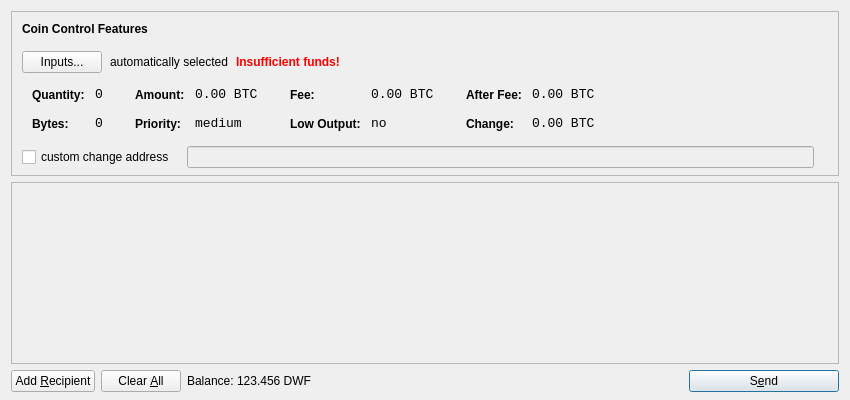
<?xml version="1.0" encoding="UTF-8"?>
<ui version="4.0">
 <class>SendCoinsDialog</class>
 <widget class="QDialog" name="SendCoinsDialog">
  <property name="geometry">
   <rect>
    <x>0</x>
    <y>0</y>
    <width>850</width>
    <height>400</height>
   </rect>
  </property>
  <property name="windowTitle">
   <string>Send Coins</string>
  </property>
  <layout class="QVBoxLayout" name="verticalLayout" stretch="0,1,0">
   <property name="bottomMargin">
    <number>8</number>
   </property>
   <item>
    <widget class="QFrame" name="frameCoinControl">
     <property name="sizePolicy">
      <sizepolicy hsizetype="Expanding" vsizetype="Expanding">
       <horstretch>0</horstretch>
       <verstretch>0</verstretch>
      </sizepolicy>
     </property>
     <property name="maximumSize">
      <size>
       <width>16777215</width>
       <height>16777215</height>
      </size>
     </property>
     <property name="frameShape">
      <enum>QFrame::StyledPanel</enum>
     </property>
     <property name="frameShadow">
      <enum>QFrame::Sunken</enum>
     </property>
     <layout class="QVBoxLayout" name="verticalLayoutCoinControl2">
      <property name="spacing">
       <number>-1</number>
      </property>
      <property name="leftMargin">
       <number>0</number>
      </property>
      <property name="topMargin">
       <number>0</number>
      </property>
      <property name="rightMargin">
       <number>0</number>
      </property>
      <property name="bottomMargin">
       <number>6</number>
      </property>
      <item>
       <layout class="QVBoxLayout" name="verticalLayoutCoinControl" stretch="0,0,0,0,1">
        <property name="spacing">
         <number>0</number>
        </property>
        <property name="leftMargin">
         <number>10</number>
        </property>
        <property name="topMargin">
         <number>10</number>
        </property>
        <item>
         <layout class="QHBoxLayout" name="horizontalLayoutCoinControl1">
          <property name="bottomMargin">
           <number>15</number>
          </property>
          <item>
           <widget class="QLabel" name="labelCoinControlFeatures">
            <property name="sizePolicy">
             <sizepolicy hsizetype="Preferred" vsizetype="Maximum">
              <horstretch>0</horstretch>
              <verstretch>0</verstretch>
             </sizepolicy>
            </property>
            <property name="font">
             <font>
              <weight>75</weight>
              <bold>true</bold>
             </font>
            </property>
            <property name="styleSheet">
             <string notr="true">font-weight:bold;</string>
            </property>
            <property name="text">
             <string>Coin Control Features</string>
            </property>
           </widget>
          </item>
         </layout>
        </item>
        <item>
         <layout class="QHBoxLayout" name="horizontalLayoutCoinControl2" stretch="0,0,0,0">
          <property name="spacing">
           <number>8</number>
          </property>
          <property name="bottomMargin">
           <number>10</number>
          </property>
          <item>
           <widget class="QPushButton" name="pushButtonCoinControl">
            <property name="styleSheet">
             <string notr="true"/>
            </property>
            <property name="text">
             <string>Inputs...</string>
            </property>
           </widget>
          </item>
          <item>
           <widget class="QLabel" name="labelCoinControlAutomaticallySelected">
            <property name="text">
             <string>automatically selected</string>
            </property>
            <property name="margin">
             <number>5</number>
            </property>
           </widget>
          </item>
          <item>
           <widget class="QLabel" name="labelCoinControlInsuffFunds">
            <property name="font">
             <font>
              <weight>75</weight>
              <bold>true</bold>
             </font>
            </property>
            <property name="styleSheet">
             <string notr="true">color:red;font-weight:bold;</string>
            </property>
            <property name="text">
             <string>Insufficient funds!</string>
            </property>
            <property name="margin">
             <number>5</number>
            </property>
           </widget>
          </item>
          <item>
           <spacer name="horizontalSpacerCoinControl">
            <property name="orientation">
             <enum>Qt::Horizontal</enum>
            </property>
            <property name="sizeHint" stdset="0">
             <size>
              <width>40</width>
              <height>1</height>
             </size>
            </property>
           </spacer>
          </item>
         </layout>
        </item>
        <item>
         <widget class="QWidget" name="widgetCoinControl" native="true">
          <property name="sizePolicy">
           <sizepolicy hsizetype="Preferred" vsizetype="Preferred">
            <horstretch>0</horstretch>
            <verstretch>0</verstretch>
           </sizepolicy>
          </property>
          <property name="minimumSize">
           <size>
            <width>0</width>
            <height>0</height>
           </size>
          </property>
          <property name="styleSheet">
           <string notr="true"/>
          </property>
          <layout class="QHBoxLayout" name="horizontalLayoutCoinControl5">
           <property name="margin">
            <number>0</number>
           </property>
           <item>
            <layout class="QHBoxLayout" name="horizontalLayoutCoinControl3" stretch="0,0,0,1">
             <property name="spacing">
              <number>20</number>
             </property>
             <property name="topMargin">
              <number>0</number>
             </property>
             <property name="bottomMargin">
              <number>10</number>
             </property>
             <item>
              <layout class="QFormLayout" name="formLayoutCoinControl1">
               <property name="horizontalSpacing">
                <number>10</number>
               </property>
               <property name="verticalSpacing">
                <number>14</number>
               </property>
               <property name="leftMargin">
                <number>10</number>
               </property>
               <property name="topMargin">
                <number>4</number>
               </property>
               <property name="rightMargin">
                <number>6</number>
               </property>
               <item row="0" column="0">
                <widget class="QLabel" name="labelCoinControlQuantityText">
                 <property name="styleSheet">
                  <string notr="true">font-weight:bold;</string>
                 </property>
                 <property name="text">
                  <string>Quantity:</string>
                 </property>
                 <property name="margin">
                  <number>0</number>
                 </property>
                </widget>
               </item>
               <item row="0" column="1">
                <widget class="QLabel" name="labelCoinControlQuantity">
                 <property name="font">
                  <font>
                   <family>Monospace</family>
                   <pointsize>10</pointsize>
                  </font>
                 </property>
                 <property name="cursor">
                  <cursorShape>IBeamCursor</cursorShape>
                 </property>
                 <property name="contextMenuPolicy">
                  <enum>Qt::ActionsContextMenu</enum>
                 </property>
                 <property name="text">
                  <string notr="true">0</string>
                 </property>
                 <property name="margin">
                  <number>0</number>
                 </property>
                 <property name="textInteractionFlags">
                  <set>Qt::LinksAccessibleByMouse|Qt::TextSelectableByKeyboard|Qt::TextSelectableByMouse</set>
                 </property>
                </widget>
               </item>
               <item row="1" column="0">
                <widget class="QLabel" name="labelCoinControlBytesText">
                 <property name="styleSheet">
                  <string notr="true">font-weight:bold;</string>
                 </property>
                 <property name="text">
                  <string>Bytes:</string>
                 </property>
                </widget>
               </item>
               <item row="1" column="1">
                <widget class="QLabel" name="labelCoinControlBytes">
                 <property name="font">
                  <font>
                   <family>Monospace</family>
                   <pointsize>10</pointsize>
                  </font>
                 </property>
                 <property name="cursor">
                  <cursorShape>IBeamCursor</cursorShape>
                 </property>
                 <property name="contextMenuPolicy">
                  <enum>Qt::ActionsContextMenu</enum>
                 </property>
                 <property name="text">
                  <string notr="true">0</string>
                 </property>
                 <property name="textInteractionFlags">
                  <set>Qt::LinksAccessibleByMouse|Qt::TextSelectableByKeyboard|Qt::TextSelectableByMouse</set>
                 </property>
                </widget>
               </item>
              </layout>
             </item>
             <item>
              <layout class="QFormLayout" name="formLayoutCoinControl2">
               <property name="horizontalSpacing">
                <number>10</number>
               </property>
               <property name="verticalSpacing">
                <number>14</number>
               </property>
               <property name="leftMargin">
                <number>6</number>
               </property>
               <property name="topMargin">
                <number>4</number>
               </property>
               <property name="rightMargin">
                <number>6</number>
               </property>
               <item row="0" column="0">
                <widget class="QLabel" name="labelCoinControlAmountText">
                 <property name="styleSheet">
                  <string notr="true">font-weight:bold;</string>
                 </property>
                 <property name="text">
                  <string>Amount:</string>
                 </property>
                 <property name="margin">
                  <number>0</number>
                 </property>
                </widget>
               </item>
               <item row="0" column="1">
                <widget class="QLabel" name="labelCoinControlAmount">
                 <property name="font">
                  <font>
                   <family>Monospace</family>
                   <pointsize>10</pointsize>
                  </font>
                 </property>
                 <property name="cursor">
                  <cursorShape>IBeamCursor</cursorShape>
                 </property>
                 <property name="contextMenuPolicy">
                  <enum>Qt::ActionsContextMenu</enum>
                 </property>
                 <property name="text">
                  <string notr="true">0.00 BTC</string>
                 </property>
                 <property name="textInteractionFlags">
                  <set>Qt::LinksAccessibleByMouse|Qt::TextSelectableByKeyboard|Qt::TextSelectableByMouse</set>
                 </property>
                </widget>
               </item>
               <item row="1" column="0">
                <widget class="QLabel" name="labelCoinControlPriorityText">
                 <property name="styleSheet">
                  <string notr="true">font-weight:bold;</string>
                 </property>
                 <property name="text">
                  <string>Priority:</string>
                 </property>
                </widget>
               </item>
               <item row="1" column="1">
                <widget class="QLabel" name="labelCoinControlPriority">
                 <property name="font">
                  <font>
                   <family>Monospace</family>
                   <pointsize>10</pointsize>
                  </font>
                 </property>
                 <property name="cursor">
                  <cursorShape>IBeamCursor</cursorShape>
                 </property>
                 <property name="contextMenuPolicy">
                  <enum>Qt::ActionsContextMenu</enum>
                 </property>
                 <property name="text">
                  <string>medium</string>
                 </property>
                 <property name="textInteractionFlags">
                  <set>Qt::LinksAccessibleByMouse|Qt::TextSelectableByKeyboard|Qt::TextSelectableByMouse</set>
                 </property>
                </widget>
               </item>
              </layout>
             </item>
             <item>
              <layout class="QFormLayout" name="formLayoutCoinControl3">
               <property name="horizontalSpacing">
                <number>10</number>
               </property>
               <property name="verticalSpacing">
                <number>14</number>
               </property>
               <property name="leftMargin">
                <number>6</number>
               </property>
               <property name="topMargin">
                <number>4</number>
               </property>
               <property name="rightMargin">
                <number>6</number>
               </property>
               <item row="0" column="0">
                <widget class="QLabel" name="labelCoinControlFeeText">
                 <property name="styleSheet">
                  <string notr="true">font-weight:bold;</string>
                 </property>
                 <property name="text">
                  <string>Fee:</string>
                 </property>
                 <property name="margin">
                  <number>0</number>
                 </property>
                </widget>
               </item>
               <item row="0" column="1">
                <widget class="QLabel" name="labelCoinControlFee">
                 <property name="font">
                  <font>
                   <family>Monospace</family>
                   <pointsize>10</pointsize>
                  </font>
                 </property>
                 <property name="cursor">
                  <cursorShape>IBeamCursor</cursorShape>
                 </property>
                 <property name="contextMenuPolicy">
                  <enum>Qt::ActionsContextMenu</enum>
                 </property>
                 <property name="text">
                  <string notr="true">0.00 BTC</string>
                 </property>
                 <property name="textInteractionFlags">
                  <set>Qt::LinksAccessibleByMouse|Qt::TextSelectableByKeyboard|Qt::TextSelectableByMouse</set>
                 </property>
                </widget>
               </item>
               <item row="1" column="0">
                <widget class="QLabel" name="labelCoinControlLowOutputText">
                 <property name="styleSheet">
                  <string notr="true">font-weight:bold;</string>
                 </property>
                 <property name="text">
                  <string>Low Output:</string>
                 </property>
                </widget>
               </item>
               <item row="1" column="1">
                <widget class="QLabel" name="labelCoinControlLowOutput">
                 <property name="font">
                  <font>
                   <family>Monospace</family>
                   <pointsize>10</pointsize>
                  </font>
                 </property>
                 <property name="cursor">
                  <cursorShape>IBeamCursor</cursorShape>
                 </property>
                 <property name="contextMenuPolicy">
                  <enum>Qt::ActionsContextMenu</enum>
                 </property>
                 <property name="text">
                  <string>no</string>
                 </property>
                 <property name="textInteractionFlags">
                  <set>Qt::LinksAccessibleByMouse|Qt::TextSelectableByKeyboard|Qt::TextSelectableByMouse</set>
                 </property>
                </widget>
               </item>
              </layout>
             </item>
             <item>
              <layout class="QFormLayout" name="formLayoutCoinControl4">
               <property name="horizontalSpacing">
                <number>10</number>
               </property>
               <property name="verticalSpacing">
                <number>14</number>
               </property>
               <property name="leftMargin">
                <number>6</number>
               </property>
               <property name="topMargin">
                <number>4</number>
               </property>
               <property name="rightMargin">
                <number>6</number>
               </property>
               <item row="0" column="0">
                <widget class="QLabel" name="labelCoinControlAfterFeeText">
                 <property name="styleSheet">
                  <string notr="true">font-weight:bold;</string>
                 </property>
                 <property name="text">
                  <string>After Fee:</string>
                 </property>
                 <property name="margin">
                  <number>0</number>
                 </property>
                </widget>
               </item>
               <item row="0" column="1">
                <widget class="QLabel" name="labelCoinControlAfterFee">
                 <property name="font">
                  <font>
                   <family>Monospace</family>
                   <pointsize>10</pointsize>
                  </font>
                 </property>
                 <property name="cursor">
                  <cursorShape>IBeamCursor</cursorShape>
                 </property>
                 <property name="contextMenuPolicy">
                  <enum>Qt::ActionsContextMenu</enum>
                 </property>
                 <property name="text">
                  <string notr="true">0.00 BTC</string>
                 </property>
                 <property name="textInteractionFlags">
                  <set>Qt::LinksAccessibleByMouse|Qt::TextSelectableByKeyboard|Qt::TextSelectableByMouse</set>
                 </property>
                </widget>
               </item>
               <item row="1" column="0">
                <widget class="QLabel" name="labelCoinControlChangeText">
                 <property name="styleSheet">
                  <string notr="true">font-weight:bold;</string>
                 </property>
                 <property name="text">
                  <string>Change:</string>
                 </property>
                </widget>
               </item>
               <item row="1" column="1">
                <widget class="QLabel" name="labelCoinControlChange">
                 <property name="font">
                  <font>
                   <family>Monospace</family>
                   <pointsize>10</pointsize>
                  </font>
                 </property>
                 <property name="cursor">
                  <cursorShape>IBeamCursor</cursorShape>
                 </property>
                 <property name="contextMenuPolicy">
                  <enum>Qt::ActionsContextMenu</enum>
                 </property>
                 <property name="text">
                  <string notr="true">0.00 BTC</string>
                 </property>
                 <property name="textInteractionFlags">
                  <set>Qt::LinksAccessibleByMouse|Qt::TextSelectableByKeyboard|Qt::TextSelectableByMouse</set>
                 </property>
                </widget>
               </item>
              </layout>
             </item>
            </layout>
           </item>
          </layout>
         </widget>
        </item>
        <item>
         <layout class="QHBoxLayout" name="horizontalLayoutCoinControl4" stretch="0,0,0">
          <property name="spacing">
           <number>12</number>
          </property>
          <property name="sizeConstraint">
           <enum>QLayout::SetDefaultConstraint</enum>
          </property>
          <property name="topMargin">
           <number>5</number>
          </property>
          <property name="rightMargin">
           <number>5</number>
          </property>
          <item>
           <widget class="QCheckBox" name="checkBoxCoinControlChange">
            <property name="text">
             <string>custom change address</string>
            </property>
           </widget>
          </item>
          <item>
           <widget class="QLineEdit" name="lineEditCoinControlChange">
            <property name="enabled">
             <bool>false</bool>
            </property>
            <property name="sizePolicy">
             <sizepolicy hsizetype="Expanding" vsizetype="Fixed">
              <horstretch>0</horstretch>
              <verstretch>0</verstretch>
             </sizepolicy>
            </property>
           </widget>
          </item>
          <item>
           <widget class="QLabel" name="labelCoinControlChangeLabel">
            <property name="sizePolicy">
             <sizepolicy hsizetype="Preferred" vsizetype="Expanding">
              <horstretch>0</horstretch>
              <verstretch>0</verstretch>
             </sizepolicy>
            </property>
            <property name="minimumSize">
             <size>
              <width>0</width>
              <height>0</height>
             </size>
            </property>
            <property name="text">
             <string/>
            </property>
            <property name="margin">
             <number>3</number>
            </property>
           </widget>
          </item>
         </layout>
        </item>
        <item>
         <spacer name="verticalSpacerCoinControl">
          <property name="orientation">
           <enum>Qt::Vertical</enum>
          </property>
          <property name="sizeHint" stdset="0">
           <size>
            <width>800</width>
            <height>1</height>
           </size>
          </property>
         </spacer>
        </item>
       </layout>
      </item>
     </layout>
    </widget>
   </item>
   <item>
    <widget class="QScrollArea" name="scrollArea">
     <property name="widgetResizable">
      <bool>true</bool>
     </property>
     <widget class="QWidget" name="scrollAreaWidgetContents">
      <property name="geometry">
       <rect>
        <x>0</x>
        <y>0</y>
        <width>830</width>
        <height>165</height>
       </rect>
      </property>
      <layout class="QVBoxLayout" name="verticalLayout_2">
       <property name="margin">
        <number>0</number>
       </property>
       <item>
        <layout class="QVBoxLayout" name="entries">
         <property name="spacing">
          <number>6</number>
         </property>
        </layout>
       </item>
       <item>
        <spacer name="verticalSpacer">
         <property name="orientation">
          <enum>Qt::Vertical</enum>
         </property>
         <property name="sizeHint" stdset="0">
          <size>
           <width>20</width>
           <height>40</height>
          </size>
         </property>
        </spacer>
       </item>
      </layout>
     </widget>
    </widget>
   </item>
   <item>
    <layout class="QHBoxLayout" name="horizontalLayout">
     <item>
      <widget class="QPushButton" name="addButton">
       <property name="toolTip">
        <string>Send to multiple recipients at once</string>
       </property>
       <property name="text">
        <string>Add &amp;Recipient</string>
       </property>
       <property name="icon">
        <iconset resource="../bitcoin.qrc">
         <normaloff>:/icons/add</normaloff>:/icons/add</iconset>
       </property>
       <property name="autoDefault">
        <bool>false</bool>
       </property>
      </widget>
     </item>
     <item>
      <widget class="QPushButton" name="clearButton">
       <property name="sizePolicy">
        <sizepolicy hsizetype="Minimum" vsizetype="Fixed">
         <horstretch>0</horstretch>
         <verstretch>0</verstretch>
        </sizepolicy>
       </property>
       <property name="toolTip">
        <string>Remove all transaction fields</string>
       </property>
       <property name="text">
        <string>Clear &amp;All</string>
       </property>
       <property name="icon">
        <iconset resource="../bitcoin.qrc">
         <normaloff>:/icons/remove</normaloff>:/icons/remove</iconset>
       </property>
       <property name="autoRepeatDelay">
        <number>300</number>
       </property>
       <property name="autoDefault">
        <bool>false</bool>
       </property>
      </widget>
     </item>
     <item>
      <layout class="QHBoxLayout" name="horizontalLayout_2">
       <property name="spacing">
        <number>3</number>
       </property>
       <item>
        <widget class="QLabel" name="label">
         <property name="text">
          <string>Balance:</string>
         </property>
        </widget>
       </item>
       <item>
        <widget class="QLabel" name="labelBalance">
         <property name="cursor">
          <cursorShape>IBeamCursor</cursorShape>
         </property>
         <property name="text">
          <string>123.456 DWF</string>
         </property>
         <property name="textInteractionFlags">
          <set>Qt::LinksAccessibleByMouse|Qt::TextSelectableByKeyboard|Qt::TextSelectableByMouse</set>
         </property>
        </widget>
       </item>
      </layout>
     </item>
     <item>
      <spacer name="horizontalSpacer">
       <property name="orientation">
        <enum>Qt::Horizontal</enum>
       </property>
       <property name="sizeHint" stdset="0">
        <size>
         <width>40</width>
         <height>20</height>
        </size>
       </property>
      </spacer>
     </item>
     <item>
      <widget class="QPushButton" name="sendButton">
       <property name="minimumSize">
        <size>
         <width>150</width>
         <height>0</height>
        </size>
       </property>
       <property name="toolTip">
        <string>Confirm the send action</string>
       </property>
       <property name="text">
        <string>S&amp;end</string>
       </property>
       <property name="icon">
        <iconset resource="../bitcoin.qrc">
         <normaloff>:/icons/send</normaloff>:/icons/send</iconset>
       </property>
       <property name="default">
        <bool>true</bool>
       </property>
      </widget>
     </item>
    </layout>
   </item>
  </layout>
 </widget>
 <resources>
  <include location="../bitcoin.qrc"/>
 </resources>
 <connections/>
</ui>
